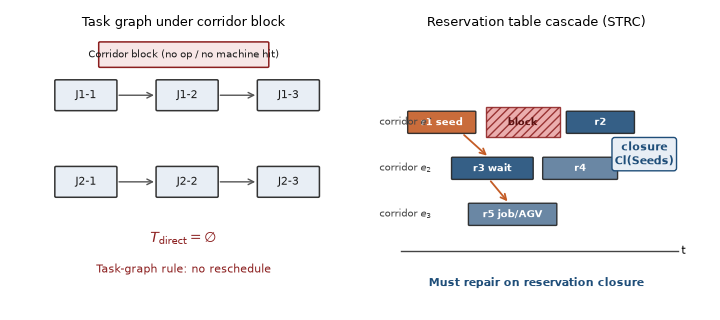

Python code for this plot:
"""动机图:走廊阻断下任务图空洞 vs 预约表级联。"""
from __future__ import annotations

import os

import matplotlib

matplotlib.use("Agg")
import matplotlib.pyplot as plt  # noqa: E402
from matplotlib.patches import FancyBboxPatch, FancyArrowPatch, Rectangle

HERE = os.path.dirname(os.path.abspath(__file__))
OUT = os.path.join(HERE, "fig_strc_motivate")


def _box(ax, xy, w, h, text, fc, ec="#333", fs=8, bold=False):
    x, y = xy
    ax.add_patch(FancyBboxPatch(
        (x, y), w, h, boxstyle="round,pad=0.02,rounding_size=0.04",
        facecolor=fc, edgecolor=ec, linewidth=1.1))
    ax.text(x + w / 2, y + h / 2, text, ha="center", va="center",
            fontsize=fs, fontweight=("bold" if bold else "normal"),
            color="#1a1a1a", wrap=True)


def main() -> None:
    fig, axes = plt.subplots(1, 2, figsize=(7.2, 3.2))

    # ----- Left: task graph -----
    ax = axes[0]
    ax.set_xlim(0, 10)
    ax.set_ylim(0, 10)
    ax.axis("off")
    ax.set_title("Task graph under corridor block", fontsize=9, pad=6)

    # ops
    ops = [
        (1.2, 7.2, "J1-1"), (4.2, 7.2, "J1-2"), (7.2, 7.2, "J1-3"),
        (1.2, 4.0, "J2-1"), (4.2, 4.0, "J2-2"), (7.2, 4.0, "J2-3"),
    ]
    for x, y, lab in ops:
        _box(ax, (x, y), 1.8, 1.1, lab, "#e8eef5")
    # precedence arrows
    for (x1, y1, _), (x2, y2, _) in zip(ops, ops[1:]):
        if y1 == y2:
            ax.annotate("", xy=(x2, y2 + 0.55), xytext=(x1 + 1.8, y1 + 0.55),
                        arrowprops=dict(arrowstyle="->", color="#555", lw=1.0))
    ax.text(5, 2.3, r"$T_{\mathrm{direct}}=\varnothing$",
            ha="center", fontsize=10, fontweight="bold", color="#8b1e1e")
    ax.text(5, 1.2, "Task-graph rule: no reschedule",
            ha="center", fontsize=8, color="#8b1e1e")
    _box(ax, (2.5, 8.8), 5, 0.9, "Corridor block (no op / no machine hit)",
         "#f7e6e6", ec="#8b1e1e", fs=7.5)

    # ----- Right: reservation cascade -----
    ax = axes[1]
    ax.set_xlim(0, 10)
    ax.set_ylim(0, 10)
    ax.axis("off")
    ax.set_title("Reservation table cascade (STRC)", fontsize=9, pad=6)

    # time axis
    ax.plot([1.0, 9.2], [2.0, 2.0], color="#444", lw=1.0)
    ax.text(9.3, 2.0, "t", va="center", fontsize=8)
    # corridor lanes
    lanes = [
        (6.5, "e*", "#f7e6e6", True),
        (4.8, "e2", "#e8eef5", False),
        (3.1, "e3", "#e8eef5", False),
    ]
    # blocked window on e*
    ax.add_patch(Rectangle((3.5, 6.2), 2.2, 1.1, facecolor="#e8a0a0",
                            edgecolor="#8b1e1e", hatch="////", alpha=0.85))
    ax.text(4.6, 6.75, "block", ha="center", va="center", fontsize=7,
            color="#5a1010", fontweight="bold")

    # reservations
    bars = [
        (1.2, 6.35, 2.0, 0.8, "r1 seed", "#c45c26"),
        (5.9, 6.35, 2.0, 0.8, "r2", "#1f4e79"),
        (2.5, 4.65, 2.4, 0.8, "r3 wait", "#1f4e79"),
        (5.2, 4.65, 2.2, 0.8, "r4", "#5a7a9a"),
        (3.0, 2.95, 2.6, 0.8, "r5 job/AGV", "#5a7a9a"),
    ]
    for x, y, w, h, lab, c in bars:
        ax.add_patch(FancyBboxPatch(
            (x, y), w, h, boxstyle="round,pad=0.01,rounding_size=0.03",
            facecolor=c, edgecolor="#222", alpha=0.9))
        ax.text(x + w / 2, y + h / 2, lab, ha="center", va="center",
                fontsize=7, color="white", fontweight="bold")

    # cascade arrows
    ax.annotate("", xy=(3.6, 5.45), xytext=(2.8, 6.35),
                arrowprops=dict(arrowstyle="->", color="#c45c26", lw=1.3))
    ax.annotate("", xy=(4.2, 3.75), xytext=(3.6, 4.65),
                arrowprops=dict(arrowstyle="->", color="#c45c26", lw=1.3))
    ax.text(8.2, 5.2, "closure\nCl(Seeds)", ha="center", fontsize=8,
            color="#1f4e79", fontweight="bold",
            bbox=dict(boxstyle="round,pad=0.25", fc="#e8eef5", ec="#1f4e79"))

    ax.text(5, 0.7, "Must repair on reservation closure",
            ha="center", fontsize=8, color="#1f4e79", fontweight="bold")

    for ax, y, lab in ((axes[1], 6.75, r"corridor $e^\star$"),
                       (axes[1], 5.05, r"corridor $e_2$"),
                       (axes[1], 3.35, r"corridor $e_3$")):
        ax.text(0.35, y, lab, fontsize=7, va="center", color="#444")

    fig.tight_layout()
    fig.savefig(OUT + ".pdf")
    fig.savefig(OUT + ".png")
    print("wrote", OUT + ".pdf")


if __name__ == "__main__":
    main()
